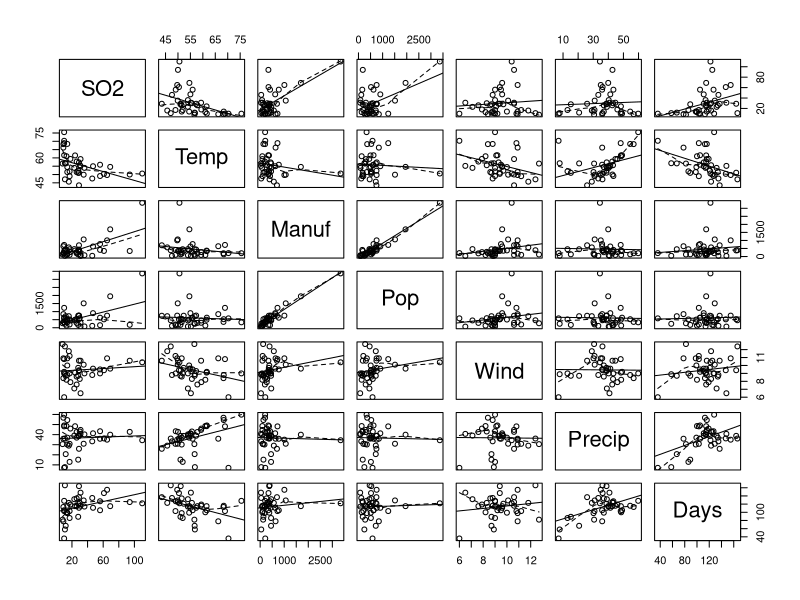
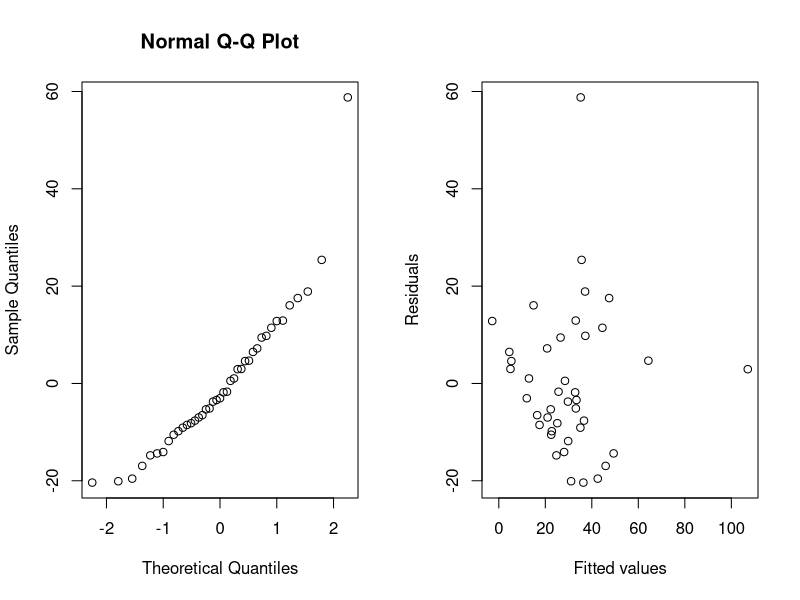
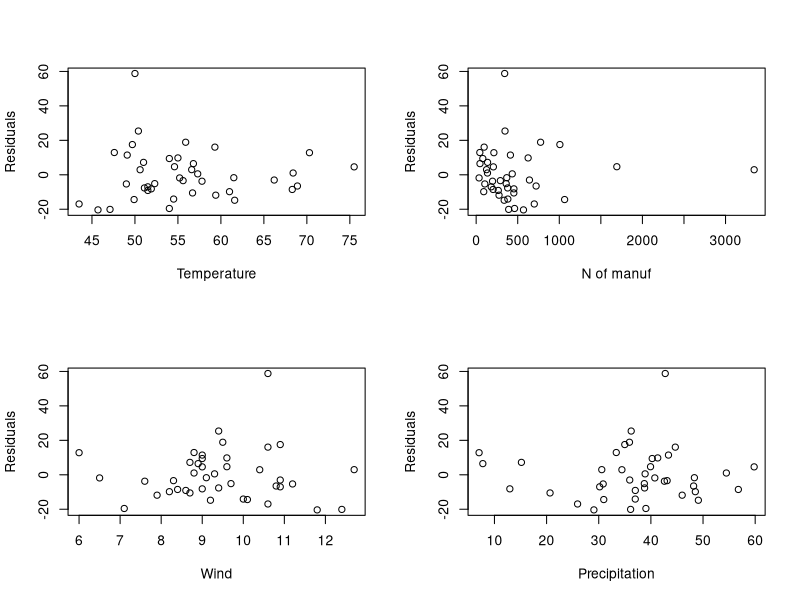
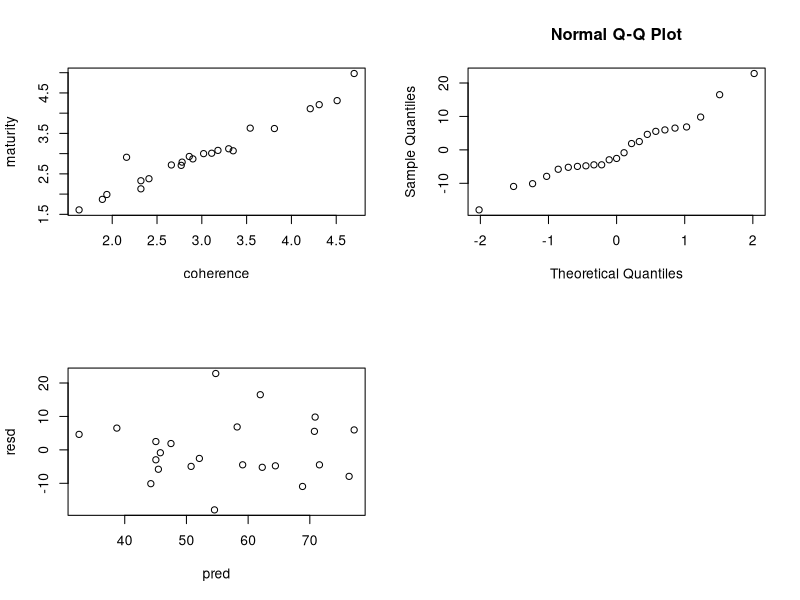
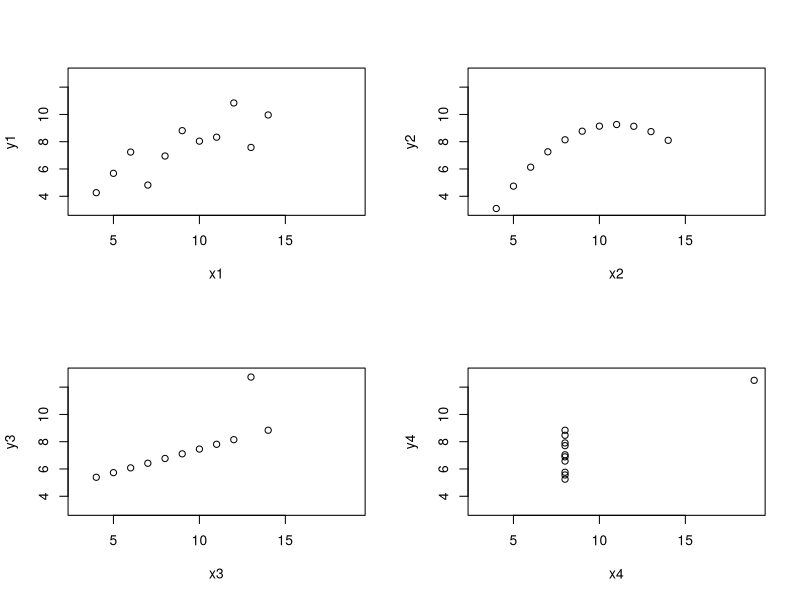
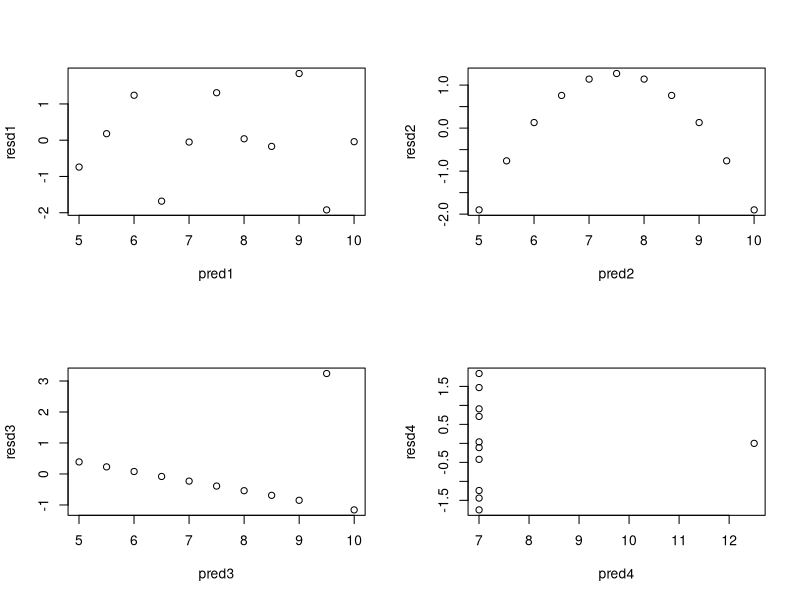
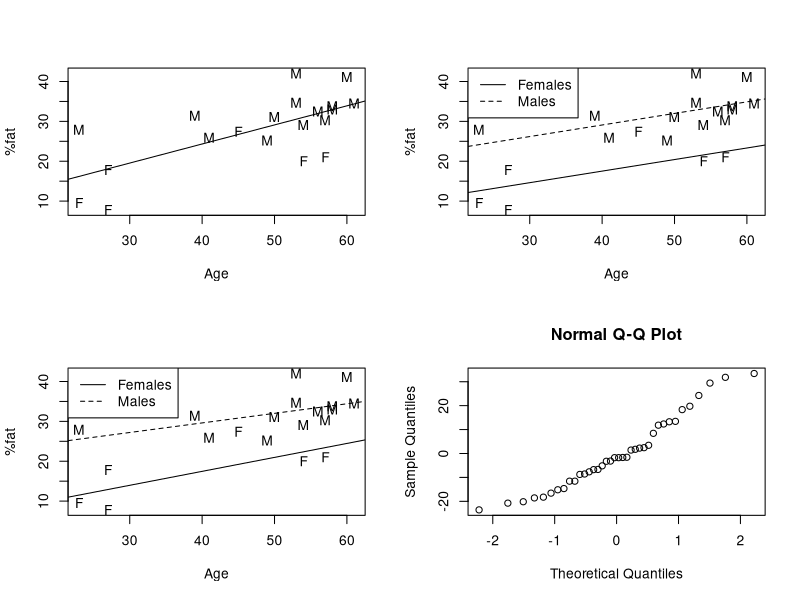

Generate these figures, in order, with R:
## ---- chunk 1
knitr::opts_chunk$set(echo = TRUE)
## ---- chunk 2
usapol <- structure(list(

SO2 = c(10, 13, 12, 17, 56, 36, 29, 14, 10, 24, 110, 28, 17, 8, 30, 9, 47,
        35, 29, 14, 56, 14, 11, 46, 11, 23, 65, 26, 69, 61, 94, 10, 18, 9,
        10, 28, 31, 26, 29, 31, 16),

Temp = c(70.3, 61, 56.7, 51.9, 49.1, 54, 57.3, 68.4, 75.5, 61.5, 50.6, 52.3,
         49, 56.6, 55.6, 68.3, 55, 49.9, 43.5, 54.5, 55.9, 51.5, 56.8, 47.6,
         47.1, 54, 49.7, 51.5, 54.6, 50.4, 50, 61.6, 59.4, 66.2, 68.9, 51,
         59.3, 57.8, 51.1, 55.2, 45.7),

Manuf = c(213, 91, 453, 454, 412, 80, 434, 136, 207, 368, 3344, 361, 104, 125,
          291, 204, 625, 1064, 699, 381, 775, 181, 46, 44, 391, 462, 1007, 266,
          1692, 347, 343, 337, 275, 641, 721, 137, 96, 197, 379, 35, 569),

Pop = c(582, 132, 716, 515, 158, 80, 757, 529, 335, 497, 3369, 746, 201, 277,
        593, 361, 905, 1513, 744, 507, 622, 347, 244, 116, 463, 453, 751, 540,
        1950, 520, 179, 624, 448, 844, 1233, 176, 308, 299, 531, 71, 717),

Wind = c(6, 8.2, 8.7, 9, 9, 9, 9.3, 8.8, 9, 9.1, 10.4, 9.7, 11.2, 12.7, 8.3,
         8.4, 9.6, 10.1, 10.6, 10, 9.5, 10.9, 8.9, 8.8, 12.4, 7.1, 10.9, 8.6,
         9.6, 9.4, 10.6, 9.2, 7.9, 10.9, 10.8, 8.7, 10.6, 7.6, 9.4, 6.5, 11.8),

Precip = c(7.05, 48.52, 20.66, 12.95, 43.37, 40.25, 38.89, 54.47, 59.8, 48.34,
           34.44, 38.74, 30.85, 30.58, 43.11, 56.77, 41.31, 30.96, 25.94, 37,
           35.89, 30.18, 7.77, 33.36, 36.11, 39.04, 34.99, 37.01, 39.93, 36.22,
           42.75, 49.1, 46, 35.94, 48.19, 15.17, 44.68, 42.59, 38.79, 40.75, 29.07),

Days = c(36, 100, 67, 86, 127, 114, 111, 116, 128, 115, 122, 121, 103, 82, 123,
         113, 111, 129, 137, 99, 105, 98, 58, 135, 166, 132, 155, 134, 115, 147,
         125, 105, 119, 78, 103, 89, 116, 115, 164, 148, 123)),

.Names = c("SO2", "Temp", "Manuf", "Pop", "Wind", "Precip", "Days"),

row.names = c("Phoenix", "Little Rock", "San Francisco", "Denver", "Hartford",
              "Wilmington", "Washington", "Jacksonville", "Miami", "Atlanta",
              "Chicago", "Indianapolis", "Des Moines", "Wichita", "Louisville",
              "New Orleans", "Baltimore", "Detroit", "Minneapolis-St. Paul",
              "Kansas City", "St. Louis", "Omaha", "Alburquerque", "Albany",
              "Buffalo", "Cincinnati", "Cleveland", "Columbus", "Philadelphia",
              "Pittsburgh", "Providence", "Memphis", "Nashville", "Dallas",
              "Houston", "Salt Lake City", "Norfolk", "Richmond", "Seattle",
              "Charleston", "Milwaukee"), class = "data.frame")

head(usapol, n = 10)

tail(usapol, n = 10)

attach(usapol)
# Scatterplot matrix with fitted linear and locally weighted regressions
pairs(usapol, panel = function(x, y) {
                        points(x, y)
                        abline(lm(y ~ x))
                        lines(lowess(y ~ x), lty = 2)
                      }
      )

usapol_reg <- lm(SO2 ~ Temp + Manuf + Pop + Wind + Precip + Days)
summary(usapol_reg)

# Run regressions to get Rsq values
s1 <- summary(lm(Temp ~ Manuf + Pop + Wind + Precip + Days))
s2 <- summary(lm(Manuf ~ Temp + Pop + Wind + Precip + Days))
s3 <- summary(lm(Pop ~ Manuf + Temp + Wind + Precip + Days))
s4 <- summary(lm(Wind ~ Manuf + Pop + Temp + Precip + Days))
s5 <- summary(lm(Precip ~ Manuf + Pop + Wind + Temp + Days))
s6 <- summary(lm(Days ~ Manuf + Pop + Wind + Precip + Temp))
#
# VIFs
rsq <- c(s1$r.squared, s2$r.squared, s3$r.squared, s4$r.squared, s5$r.squared, s6$r.squared)
rsq
1/(1 - rsq)

# Drop population size
usapol_reg1 <- lm(SO2 ~ Temp + Manuf + Wind + Precip + Days)
step(usapol_reg1, method = "backwards")
#
# Drop Days
usapol_reg2 <- lm(SO2 ~ Temp + Manuf + Wind + Precip)
pred <- predict(usapol_reg2)
resid <- residuals(usapol_reg2)

# Normal probability plot and plot of residuals against fitted values
par(mfrow = c(1,2))
qqnorm(resid)
plot(resid ~ pred, xlab = "Fitted values", ylab = "Residuals")

# Plot of residuals against each explanatory variable in the final model
par(mfrow = c(2,2))
plot(resid ~ Temp, xlab = "Temperature", ylab = "Residuals")
plot(resid ~ Manuf, xlab="N of manuf", ylab = "Residuals")
plot(resid ~ Wind, ylab = "Residuals")
plot(resid ~ Precip, xlab = "Precipitation", ylab = "Residuals")

detach(usapol)
## ---- chunk 3
quality <- structure(list(

age = structure(c(1L, 1L, 1L, 1L, 1L, 1L, 1L, 1L, 2L, 2L, 2L, 1L, 1L, 1L, 2L, 2L, 2L, 2L,
                  1L, 2L, 2L, 2L, 1L), .Label = c("A5-6", "A8-9"), class = "factor"),

sex = structure(c(1L,2L, 1L, 2L, 1L, 2L, 2L, 2L, 1L, 2L, 1L, 1L, 2L, 1L, 2L, 1L, 2L, 2L,
                  2L, 1L, 1L, 1L, 1L), .Label = c("Male", "Female"), class = "factor"),

location = structure(c(3L, 2L, 1L, 2L, 3L, 3L, 4L, 2L, 3L, 2L, 3L, 1L, 3L, 2L, 2L, 4L,
                       2L, 3L, 4L, 2L, 4L, 4L, 4L),
                     .Label = c("Home", "School", "Room", "Kroom"), class = "factor"),

coherence = c(3.81, 1.63, 3.54, 4.21, 3.3, 2.32, 4.51, 3.18, 3.02, 2.77, 3.35, 2.66,
              4.7, 4.31, 2.16, 1.89, 1.94, 2.86, 3.11, 2.9, 2.41, 2.32, 2.78),

maturity = c(3.62, 1.61, 3.63, 4.11, 3.12, 2.13, 4.31, 3.08, 3, 2.71, 3.07, 2.72,
             4.98, 4.21, 2.91, 1.87, 1.99, 2.93, 3.01, 2.87, 2.38, 2.33, 2.79),

delay = c(45, 27, 102, 39, 41, 70, 72, 41, 71, 56, 88, 13, 29, 39, 10, 15, 46, 57,
          26, 14, 45, 19, 9),

prosecute = structure(c(1L, 2L, 1L, 1L, 1L, 2L, 1L, 1L, 1L, 2L, 2L, 1L, 1L, 2L, 1L, 2L,
                        2L, 1L, 2L, 1L, 1L, 2L, 2L),
                      .Label = c("No", "Yes"), class = "factor"),

qualityct = c(34.11, 36.59, 37.23, 39.65, 42.07, 44.91, 45.23, 47.53, 54.64, 57.87,
              57.07, 45.81, 49.38, 49.53, 67.08, 83.15, 80.67, 78.47, 77.59, 76.28,
              59.64, 68.44, 65.07)),
              .Names = c("age", "sex", "location", "coherence", "maturity", "delay",
                         "prosecute", "qualityct"),

row.names = c(NA, -23L), class = "data.frame")

str(quality)
## ---- chunk 4
head(quality, n = 10); tail(quality, n = 4)

attach(quality)
plot(coherence, maturity)
cor(coherence, maturity)

quality_reg <- lm(qualityct ~ age + location + maturity + delay + prosecute)

# Show structure of dummy variables
contrasts(age)
contrasts(sex)
contrasts(location)
contrasts(prosecute)

summary(quality_reg)

step(quality_reg, method = "backwards")

quality1_reg <- lm(qualityct ~ age + delay + prosecute)

pred <- predict(quality1_reg)
resd <- residuals(quality1_reg)
## ---- chunk 5
qqnorm(resd)
plot(pred, resd)
# etc,etc
detach(quality)
## ---- chunk 6
quartet <- structure(list(
  x1 = c(10, 8, 13, 9, 11, 14, 6, 4, 12, 7, 5),
  y1 = c(8.04, 6.95, 7.58, 8.81, 8.33, 9.96, 7.24, 4.26, 10.84, 4.82, 5.68),

  x2 = c(10, 8, 13, 9, 11, 14, 6, 4, 12, 7, 5),
  y2 = c(9.14, 8.14, 8.74, 8.77, 9.26, 8.1, 6.13, 3.1, 9.13, 7.26, 4.74),

  x3 = c(10, 8, 13, 9, 11, 14, 6, 4, 12, 7, 5),
  y3 = c(7.46, 6.77, 12.74, 7.11, 7.81, 8.84, 6.08, 5.39, 8.15, 6.42, 5.73),
  
  x4 = c(8, 8, 8, 8, 8, 8, 8, 8, 8, 8, 19),
  y4 = c(6.58, 5.76, 7.71, 8.84, 8.47, 7.04, 5.25, 5.56, 7.91, 6.89, 12.5)),

.Names = c("x1", "y1", "x2", "y2", "x3", "y3", "x4", "y4"),
row.names = c(NA, -11L), class = "data.frame"
)

quartet

attach(quartet)

# (Exceptionally) fit regressions first:

lm1 <- lm(y1 ~ x1); summary(lm1)
lm2 <- lm(y2 ~ x2); summary(lm2)
lm3 <- lm(y3 ~ x3); summary(lm3)
lm4 <- lm(y4 ~ x4); summary(lm4)
## ---- chunk 7
par(mfrow = c(2,2))
plot(y1 ~ x1, xlim = c(3, 19), ylim = c(3, 13))
plot(y2 ~ x2, xlim = c(3, 19), ylim = c(3, 13))
plot(y3 ~ x3, xlim = c(3, 19), ylim = c(3, 13))
plot(y4 ~ x4, xlim = c(3, 19), ylim = c(3, 13))

pred1 <- predict(lm1)
pred2 <- predict(lm2)
pred3 <- predict(lm3)
pred4 <- predict(lm4)

resd1 <- residuals(lm1)
resd2 <- residuals(lm2)
resd3 <- residuals(lm3)
resd4 <- residuals(lm4)

plot(pred1, resd1)
plot(pred2, resd2)
plot(pred3, resd3)
plot(pred4, resd4)

detach(quartet)
## ---- chunk 8
fat <- structure(list(
    
  Sex = structure(c(1L, 2L, 1L, 1L, 2L, 2L, 1L, 2L, 2L, 2L,
                      2L, 1L, 2L, 2L, 2L, 1L, 2L, 2L, 2L, 2L),
                    .Label = c("F", "M"), class = "factor"),
    
    Age = c(23L, 23L, 27L, 27L, 39L, 41L, 45L, 49L, 50L, 53L,
            53L, 54L, 54L, 56L, 57L, 57L, 58L, 58L, 60L, 61L),
    
    Pcfat = c(9.5, 27.9, 7.8, 17.8, 31.4, 25.9, 27.4, 25.2, 31.1,
              34.7, 42, 20, 29.1, 32.5, 30.3, 21, 33, 33.8, 41.1, 34.5)),
    
.Names = c("Sex", "Age", "Pcfat"), row.names = c(NA, -20L ), class = "data.frame")

fat

attach(fat)
## ---- chunk 9
fat_reg <- lm(Pcfat ~ Age)
plot(Age, Pcfat, xlab = "Age", ylab = "%fat", type = "n")
text(Age, Pcfat, labels = Sex)
abline(fat_reg)

summary(lm(Pcfat ~ Age + Sex))

plot(Age, Pcfat, xlab = "Age", ylab = "%fat", type = "n")
text(Age, Pcfat, labels = Sex)
# Use figures from summary to find slope and intercepts of lines for men and women
# 5.93+11.56=17.49
abline(a = 5.93, b = 0.29)
abline(a = 17.49, b = 0.29, lty = 2)
legend("topleft", c("Females", "Males"), lty = 1:2)

summary(lm(Pcfat ~ Age * Sex))
plot(Age, Pcfat, xlab = "Age", ylab = "%fat", type = "n")
text(Age, Pcfat, labels = Sex)
abline(a = 3.47, b = 0.35)
abline(a = 20.01, b = 0.24, lty = 2)
legend("topleft", c("Females", "Males"), lty = 1:2)
detach(fat)
## ---- chunk 10
blood <- structure(list(
  History = structure(c(1L, 1L, 1L, 1L, 1L, 1L, 1L, 1L, 1L, 1L, 1L, 1L, 1L, 1L, 1L, 1L,
                        1L, 1L, 1L, 1L, 2L, 2L, 2L, 2L, 2L, 2L, 2L, 2L, 2L, 2L, 2L, 2L,
                        2L, 2L, 2L, 2L, 2L, 2L),
                      .Label = c("Present", "Absent"), class = "factor"),
  
  Smoking = structure(c(1L, 1L, 1L, 1L, 1L, 1L, 1L, 2L, 2L, 2L, 2L, 2L, 2L, 3L, 3L, 3L,
                        3L, 3L, 3L, 3L, 1L, 1L, 1L, 1L, 1L, 1L, 1L, 1L, 2L, 2L, 2L, 2L,
                        3L, 3L, 3L, 3L, 3L, 3L),
                      .Label = c("NonS", "ExS", "CS"), class = "factor"),
  
  Bloodp = c(125, 156, 103, 129, 110, 128, 135, 114, 107, 134, 140, 120, 115, 135, 120,
             123, 113, 165, 145, 120, 114, 110, 91, 136, 105, 125, 103, 110, 110, 128,
             105, 90, 140, 125, 123, 108, 113, 160)),
  
.Names = c("History", "Smoking", "Bloodp"), row.names = c(NA, -38L), class = "data.frame")

str(blood)
head(blood)
tail(blood)

attach(blood)
blood_reg <- lm(Bloodp ~ History * Smoking)
summary(blood_reg)
qqnorm(residuals(blood_reg))
detach(blood)
## ---- chunk 11
oestrogen <- structure(list(
  Treatment = structure(c(1L, 1L, 1L, 1L, 1L, 1L, 1L, 1L, 1L, 1L, 1L,
                          2L, 2L, 2L, 2L, 2L, 2L, 2L, 2L, 2L, 2L),
            .Label = c("Placebo", "Active"), class = "factor"),
  
  BL1 = c(18, 25, 24, 19, 22, 27, 21, 26, 20, 24, 24, 27, 19, 25,
          19, 21, 21, 25, 25, 15, 27),
  
  BL2 = c(18, 27, 17, 15, 20, 28, 16, 26, 19, 20, 22, 27, 15, 28,
          18, 20, 21, 24, 25, 22, 26),
  
  Depression = c(15, 10, 12, 5, 5, 9, 11, 13, 6, 18, 10, 7, 8, 2,
                 6, 11, 5, 11, 6, 6, 10)),
  
.Names = c("Treatment", "BL1", "BL2", "Depression"),
row.names = c(NA, -21L), class = "data.frame")

str(oestrogen)
oestrogen

attach(oestrogen)
oestrogen_reg <- lm(Depression ~ Treatment + BL1 + BL2)
summary(oestrogen_reg)
detach(oestrogen)
#
treatCI <- c(-2.477 - 2*1.707, -2.477 + 2*1.707)
treatCI
